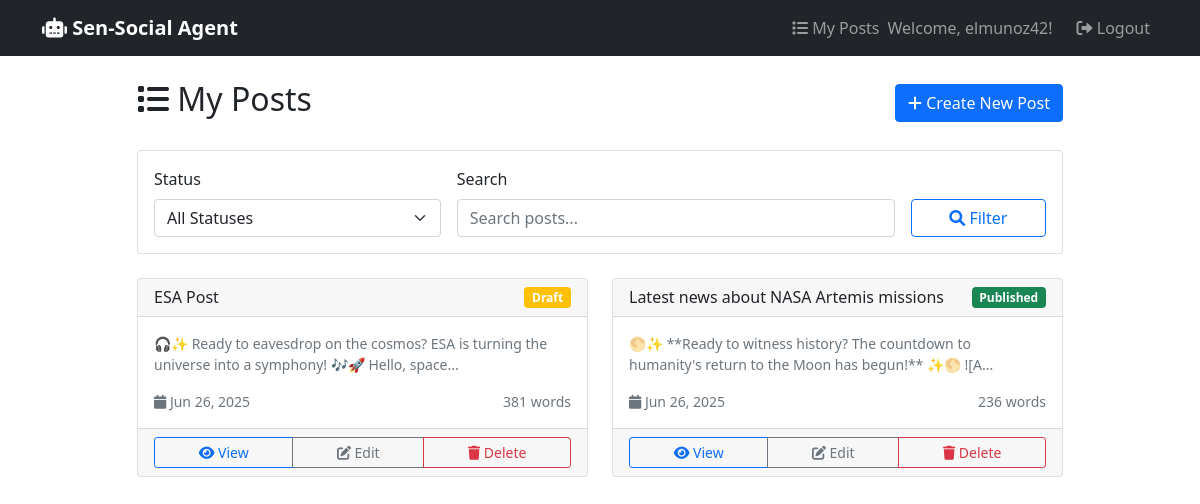
Before: /agents/posts/ (signed in) with the older database file.
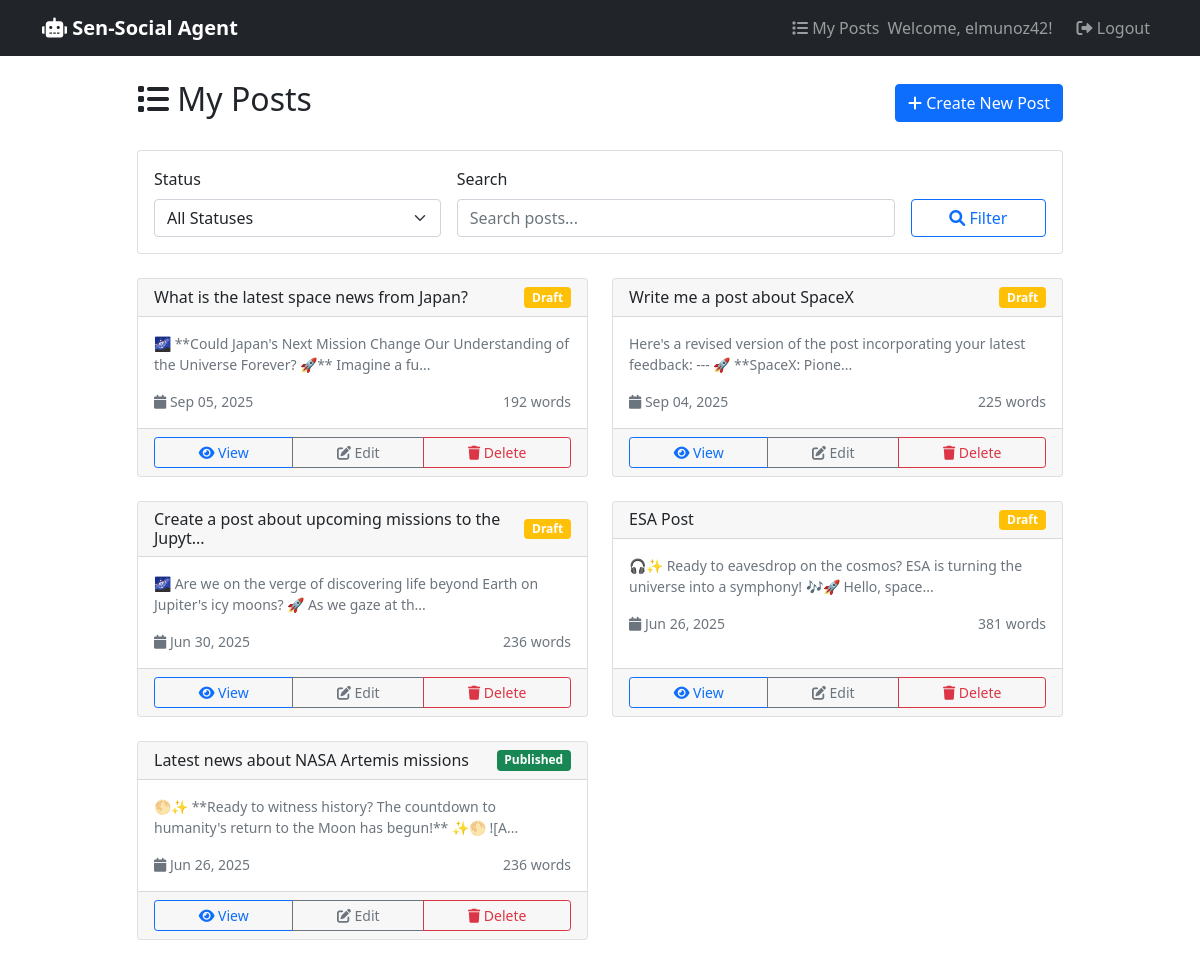
After: the same page with the newer database file.
### agents/models.py (models this page shows, shortened)
class Post(models.Model):
    STATUS_CHOICES = [
        ('draft', 'Draft'),
        ('published', 'Published'),
        ('archived', 'Archived'),
    ]
    title = models.CharField(max_length=200, help_text="Brief title for this post")
    content = models.TextField(help_text="The generated social media content")
    original_prompt = models.TextField(help_text="The original user prompt that generated this content")
    created_by = models.ForeignKey(User, on_delete=models.CASCADE, related_name='posts')
    created_at = models.DateTimeField(default=timezone.now)
    updated_at = models.DateTimeField(auto_now=True)
    status = models.CharField(max_length=20, choices=STATUS_CHOICES, default='draft')
    conversation_history = models.JSONField(
        null=True,
        blank=True,
        help_text="Full conversation history from the generation process"
    )
    generation_metadata = models.JSONField(
        null=True,
        blank=True,
        help_text="Additional metadata about the generation process"
    )
    class Meta:
        ordering = ['-created_at']
        verbose_name = "Post Draft"
        verbose_name_plural = "Post Drafts"
    @property
    def content_preview(self):
        if len(self.content) > 100:
            return self.content[:100] + "..."
        return self.content
    @property
    def word_count(self):
        return len(self.content.split())
    @property
    def status_css_class(self):
        status_classes = {
            'draft': 'bg-warning',
            'published': 'bg-success',
            'archived': 'bg-secondary',
        }
        return status_classes.get(self.status, 'bg-secondary')

### agents/views.py (the view)
# urls.py: path('posts/', views.post_list, name='post_list'),
@login_required
def post_list(request):
    posts = Post.objects.filter(created_by=request.user)
    status_filter = request.GET.get('status', '')
    if status_filter:
        posts = posts.filter(status=status_filter)
    search_query = request.GET.get('search', '')
    if search_query:
        posts = posts.filter(
            Q(title__icontains=search_query) |
            Q(content__icontains=search_query) |
            Q(original_prompt__icontains=search_query)
        )
    paginator = Paginator(posts, 10)  # Show 10 posts per page
    page_number = request.GET.get('page')
    page_obj = paginator.get_page(page_number)
    context = {
        'page_obj': page_obj,
        'status_filter': status_filter,
        'search_query': search_query,
        'total_posts': posts.count(),
        'draft_selected': status_filter == 'draft',
        'published_selected': status_filter == 'published',
        'archived_selected': status_filter == 'archived',
    }
    return render(request, 'agents/post_list.html', context)

### agents/templates/agents/post_list.html (shortened to what this page needs)
{% extends 'base.html' %}
{% block content %}
<div class="container mt-4">
    <div class="row">
        <div class="col-lg-10 mx-auto">
            <div class="d-flex justify-content-between align-items-center mb-4">
                <h2><i class="fas fa-list"></i> My Posts</h2>
                <a href="{% url 'agents:dashboard' %}" class="btn btn-primary">
                    <i class="fas fa-plus"></i> Create New Post
                </a>
            </div>
            <div class="card mb-4">
                <div class="card-body">
                    <form method="get" class="row g-3">
                        <div class="col-md-4">
                            <label for="status" class="form-label">Status</label>
                            <select class="form-select" id="status" name="status">
                                <option value="">All Statuses</option>
                            </select>
                        </div>
                        <div class="col-md-6">
                            <label for="search" class="form-label">Search</label>
                            <input type="text" class="form-control" id="search" name="search" value="{{ search_query }}"
                                placeholder="Search posts...">
                        </div>
                        <div class="col-md-2">
                            <label class="form-label">&nbsp;</label>
                            <button type="submit" class="btn btn-outline-primary d-block w-100">
                                <i class="fas fa-search"></i> Filter
                            </button>
                        </div>
                    </form>
                </div>
            </div>
            {% if page_obj %}
            <div class="row">
                {% for post in page_obj %}
                <div class="col-md-6 mb-4">
                    <div class="card h-100">
                        <div class="card-header d-flex justify-content-between align-items-center">
                            <h6 class="mb-0">{{ post.title }}</h6>
                            <span class="badge {{ post.status_css_class }}">
                                {{ post.get_status_display }}
                            </span>
                        </div>
                        <div class="card-body">
                            <p class="card-text text-muted small">{{ post.content_preview }}</p>
                            <div class="row text-muted small">
                                <div class="col">
                                    <i class="fas fa-calendar"></i> {{ post.created_at|date:"M d, Y" }}
                                </div>
                                <div class="col text-end">
                                     {{ post.word_count }} words
                                </div>
                            </div>
                        </div>
                        <div class="card-footer">
                            <div class="btn-group w-100" role="group">
                                <a href="{% url 'agents:post_detail' post.id %}" class="btn btn-sm btn-outline-primary">
                                    <i class="fas fa-eye"></i> View
                                </a>
                                <a href="{% url 'agents:post_edit' post.id %}" class="btn btn-sm btn-outline-secondary">
                                    <i class="fas fa-edit"></i> Edit
                                </a>
                                <a href="{% url 'agents:post_delete' post.id %}" class="btn btn-sm btn-outline-danger">
                                    <i class="fas fa-trash"></i> Delete
                                </a>
                            </div>
                        </div>
                    </div>
                </div>
                {% endfor %}
            </div>
            {% endif %}
        </div>
    </div>
</div>
{% endblock %}

### templates/base.html (shortened to what this page needs)
<!DOCTYPE html>
<html lang="en">
<head>
    <link href="https://cdn.jsdelivr.net/npm/bootstrap@5.1.3/dist/css/bootstrap.min.css" rel="stylesheet">
    <link href="https://cdnjs.cloudflare.com/ajax/libs/font-awesome/6.0.0/css/all.min.css" rel="stylesheet">
</head>
<body>
    <nav class="navbar navbar-expand-lg navbar-dark bg-dark">
        <div class="container">
            <a class="navbar-brand" href="{% url 'agents:dashboard' %}">
                <i class="fas fa-robot"></i> Sen-Social Agent
            </a>
            <div class="navbar-nav ms-auto">
                {% if user.is_authenticated %}
                <a class="nav-link" href="{% url 'agents:post_list' %}">
                    <i class="fas fa-list"></i> My Posts
                </a>
                <span class="navbar-text me-3">
                    Welcome, {{ user.username }}!
                </span>
                <a class="nav-link" href="{% url 'logout' %}">
                    <i class="fas fa-sign-out-alt"></i> Logout
                </a>
                {% else %}
                <a class="nav-link" href="{% url 'login' %}">
                    <i class="fas fa-sign-in-alt"></i> Login
                </a>
                {% endif %}
            </div>
        </div>
    </nav>
    <main>
        {% block content %}
        {% endblock %}
    </main>
</body>
</html>

### templates/base.html (style rules this page uses)
.navbar-brand { font-weight: bold; }

Changed rows visible on the page:
added Post: title "What is the latest space news from Japan?", status "Draft", content_preview "🌌 **Could Japan's Next Mission Change Our Understanding of the Universe Forever? 🚀** Imagine a fu...", created_at "Sep 05, 2025", word_count "192"
added Post: title "Write me a post about SpaceX", status "Draft", content_preview "Here's a revised version of the post incorporating your latest feedback: --- 🚀 **SpaceX: Pione...", created_at "Sep 04, 2025", word_count "225"
added Post: title "Create a post about upcoming missions to the Jupyt...", status "Draft", content_preview "🌌 Are we on the verge of discovering life beyond Earth on Jupiter's icy moons? 🚀 As we gaze at th...", created_at "Jun 30, 2025", word_count "236"
